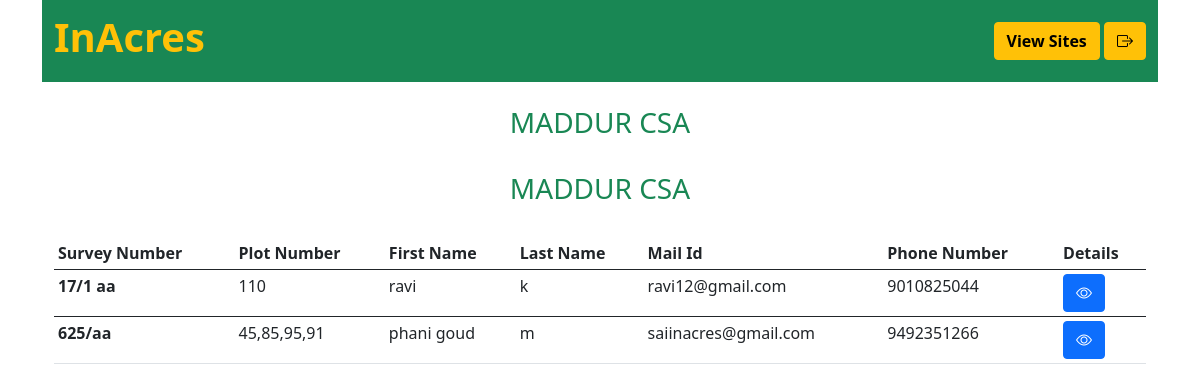
/user_details/maddur/ (signed in), run on the app's committed database.
### app/models.py (models this page shows, shortened)
class Document_details(models.Model):
    project_name = models.ForeignKey(New_project, on_delete=models.CASCADE)
    plot_no = models.ForeignKey(New_registration, on_delete=models.CASCADE, related_name='plot_nos')
    katha_no = models.CharField(max_length=50, blank=False, null=False, unique=True, help_text='Enter Katha Number..')
    new_passbook_no = models.CharField(max_length=50, blank=False, null=False, unique=True, help_text='Enter passbook Number..')
    document_no = models.CharField(max_length=100, blank=False, null=False, unique=True, help_text='Enter Extent document number..')
    aadhar_no = models.BigIntegerField( unique=True, help_text='Enter Aadhar Number..')
    pass_photo = models.ImageField(upload_to='app/',null=False, blank=False, editable=True,  help_text='Upload Passport size Image..')
    passbook_photo = models.ImageField(upload_to='app/',null=False, blank=False, editable=True,  help_text='Upload passbook Image..')
    Note = models.TextField(help_text='please enter note..')

class New_project(models.Model):
    project_name = models.CharField(max_length=100, unique=True, blank=False, null=False)

class New_registration(models.Model):
    STATE = (
        ('AP', 'ANDHRA PRADESH'),
        ('TS', 'TELANGANA')
    )
    project_name = models.ForeignKey(New_project, on_delete=models.CASCADE)
    plot_no = models.CharField(max_length=20, unique=True, blank=False, null=False)
    first_name = models.CharField(max_length=100, blank=False, null=False)
    last_name = models.CharField(max_length=100, blank=False, null=False)
    mail_id = models.EmailField(max_length=100, blank=False, null=False)
    mobile_no  = models.CharField(max_length=15, blank=False, null=False, unique=True)
    survey_no = models.CharField(max_length=50, blank=False, null=False)
    address = models.CharField(max_length=150, blank=False, null=False)
    mandal = models.CharField(max_length=50, null=True, blank=True)
    city = models.CharField(max_length=50, blank=False, null=False)
    district = models.CharField(max_length=50, blank=False, null=False)
    state = models.CharField(max_length=50, choices=STATE)
    pincode = models.CharField(max_length=6)

### app/views.py (the view)
# urls.py: path('user_details/maddur/', views.user_details_maddur, name='userdetailsmaddur'),
@login_required
def user_details_maddur(request):
    query = Document_details.objects.filter(project_name__project_name="MADDUR CSA")
    return render(request, 'app/user_details_maddur.html', {'query': query})

### app/templates/app/user_details_maddur.html (shortened to what this page needs)
{% extends 'app/base.html' %}
{% load static %}
{% load bootstrap5 %}
{% block content %}
{% for project in query %}
  <div class="row">
    <div class="col text-center">
      <b><h3 class='text-success'>{{project.project_name.project_name}}</h3></b>
    </div>
  </div>
{% endfor %}</br>
<div class='container table-responsive'>
<table class="table table-hover table-sm">
  <thead>
    <tr>
      <th scope="col">Survey Number</th>
      <th scope="col">Plot Number</th>
      <th scope="col">First Name</th>
      <th scope="col">Last Name</th>
      <th scope="col">Mail Id</th>
      <th scope="col">Phone Number</th>
      <th scope='col'>Details</th>
    </tr>
  </thead>
  {% for project in query %}
  <tbody>
    <tr>
      <th scope="row">{{project.plot_no.survey_no}}</th>
      <td>{{project.plot_no.plot_no}}</td>
      <td>{{project.plot_no.first_name}}</td>
      <td>{{project.plot_no.last_name}}</td>
      <td>{{project.plot_no.mail_id}}</td>
      <td>{{project.plot_no.mobile_no}}</td>
      <td><a href="{% url 'app:details'  pk=project.pk %}"><i class="bi bi-eye btn btn-primary" aria-hidden="true"></i> </a></td>
    </tr>
    {% endfor %}
  </tbody>
</table>
 </div>
{% endblock %}

### data on the page
Document_details: project_name.project_name "MADDUR CSA", plot_no.survey_no "17/1 aa", plot_no.plot_no "110", plot_no.first_name "ravi", plot_no.last_name "k", plot_no.mail_id "ravi12@gmail.com", plot_no.mobile_no "9010825044"
Document_details: project_name.project_name "MADDUR CSA", plot_no.survey_no "625/aa", plot_no.plot_no "45,85,95,91", plot_no.first_name "phani goud", plot_no.last_name "m", plot_no.mail_id "saiinacres@gmail.com", plot_no.mobile_no "9492351266"
